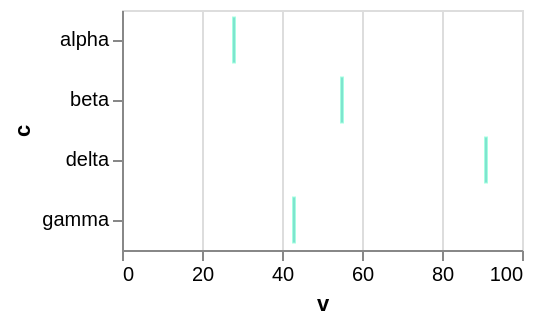

Specify this chart in Vega-Lite:
### Vega-Lite specification from a JSON file in a GitHub repository (floating-point values rounded to 4 significant figures)
{"$schema": "https://vega.github.io/schema/vega-lite/v6.json", "width": 200, "height": 120, "data": {"values": [{"c": "alpha", "v": 28, "w": 3, "t": "2024-01-07"}, {"c": "beta", "v": 55, "w": 7, "t": "2024-03-19"}, {"c": "gamma", "v": 43, "w": 5, "t": "2024-06-02"}, {"c": "delta", "v": 91, "w": 9, "t": "2024-09-11"}]}, "mark": {"type": "tick", "stroke": "aquamarine"}, "encoding": {"x": {"field": "v", "type": "quantitative"}, "y": {"field": "c", "type": "nominal"}}}
